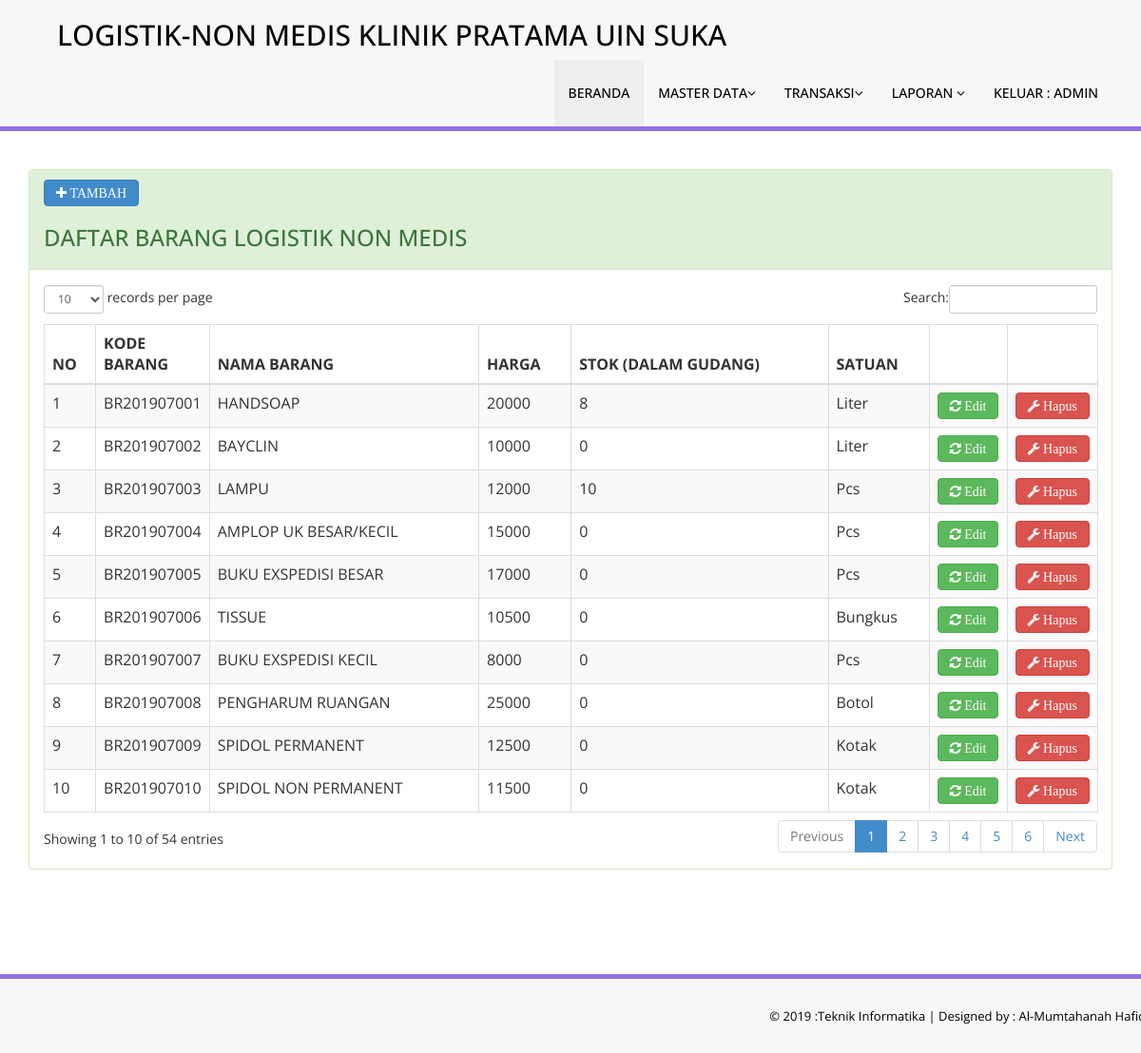
The app's page /master.php?page=barang (signed in) with its own data.
### tables this page shows
CREATE TABLE `tbl_barang` (
  `kode` int(11) NOT NULL,
  `kode_barang` varchar(15) NOT NULL DEFAULT '',
  `kode_satuan` int(11) DEFAULT NULL,
  `nama_barang` varchar(100) DEFAULT NULL,
  `jumlah` int(11) NOT NULL,
  `harga` int(11) NOT NULL,
  `keterangan` text DEFAULT NULL
);

CREATE TABLE `tbl_satuan` (
  `kode` int(11) NOT NULL,
  `uraian` varchar(50) DEFAULT NULL
);

### modul/barang/index.php (the view, shortened to what this page needs)
<div class="row">
    <div class="col-md-12">
        <div class="panel panel-success">
            <div class="panel-heading">
                <a href="master.php?page=tambah_barang"><button class="btn btn-primary fa fa-plus"> TAMBAH </button></a>
                <h3> DAFTAR BARANG LOGISTIK NON MEDIS </h3>
            </div>
            <div class="panel-body">
                <div class="table-responsive">
                    <table class="table table-striped table-bordered table-hover" id="dataTables-example">
                        <thead>
                            <tr>
                                <th width="5%">NO</th>
                                <th width="10%">KODE BARANG</th>
                                <th>NAMA BARANG</th>
                                <th>HARGA</th>
                                <th>STOK (DALAM GUDANG)</th>
                                <th>SATUAN</th>
                                <th width="3%"></th>
                                <th width="3%"></th>
                            </tr>
                        </thead>
                        <tbody>
                            <?php
                            $no = 1;
                            $qry = mysqli_query($konek, "select `tbl_barang`.`kode` AS `kode`,`tbl_barang`.`kode_barang` AS `kode_barang`,`tbl_barang`.`jumlah` AS `stok` ,`tbl_barang`.`kode_satuan` AS `kode_satuan`,`tbl_barang`.`nama_barang` AS `nama_barang`,`tbl_barang`.`harga` AS `harga`,`tbl_barang`.`keterangan` AS `keterangan`,`tbl_satuan`.`uraian` AS `satuan` from (`tbl_barang` join `tbl_satuan` on((`tbl_satuan`.`kode` = `tbl_barang`.`kode_satuan`)))");
                            while ($data = mysqli_fetch_array($qry)) {
                                ?>
                                <tr class="odd gradeX">
                                    <td><?php echo $no++; ?></td>
                                    <td><?php echo $data['kode_barang']; ?></td>
                                    <td><?php echo $data['nama_barang']; ?></td>
                                    <td><?php echo $data['harga']; ?></td>
                                    <td><?php echo $data['stok']; ?></td>
                                    <td><?php echo $data['satuan']; ?></td>
                                    <td class="center"><a href="master.php?page=edit_barang&id=<?php echo base64_encode($data['kode']); ?>" class="fa fa-refresh btn btn-success"> Edit</a></td>
                                    <td class="center"><a onClick="return confirm('Data ini akan di hapus.?')" href="master.php?page=barang&hapus=<?php echo $data['kode']; ?>" class="fa fa-wrench btn btn-danger"> Hapus</a></td>
                                </tr>
                            <?php } ?>
                        </tbody>
                    </table>
                </div>
            </div>
        </div>
    </div>
</div>

### records on screen
tbl_barang: kode_barang "BR201907001", nama_barang "HANDSOAP", harga "20000", jumlah "8", kode_satuan.uraian "Liter"
tbl_barang: kode_barang "BR201907002", nama_barang "BAYCLIN", harga "10000", jumlah "0", kode_satuan.uraian "Liter"
tbl_barang: kode_barang "BR201907003", nama_barang "LAMPU", harga "12000", jumlah "10", kode_satuan.uraian "Pcs"
tbl_barang: kode_barang "BR201907004", nama_barang "AMPLOP UK BESAR/KECIL", harga "15000", jumlah "0", kode_satuan.uraian "Pcs"
tbl_barang: kode_barang "BR201907005", nama_barang "BUKU EXSPEDISI BESAR", harga "17000", jumlah "0", kode_satuan.uraian "Pcs"
tbl_barang: kode_barang "BR201907006", nama_barang "TISSUE", harga "10500", jumlah "0", kode_satuan.uraian "Bungkus"
tbl_barang: kode_barang "BR201907007", nama_barang "BUKU EXSPEDISI KECIL", harga "8000", jumlah "0", kode_satuan.uraian "Pcs"
tbl_barang: kode_barang "BR201907008", nama_barang "PENGHARUM RUANGAN", harga "25000", jumlah "0", kode_satuan.uraian "Botol"
tbl_barang: kode_barang "BR201907009", nama_barang "SPIDOL PERMANENT", harga "12500", jumlah "0", kode_satuan.uraian "Kotak"
tbl_barang: kode_barang "BR201907010", nama_barang "SPIDOL NON PERMANENT", harga "11500", jumlah "0", kode_satuan.uraian "Kotak"

### other values on screen
$_SESSION['user_name'] "ADMIN"
